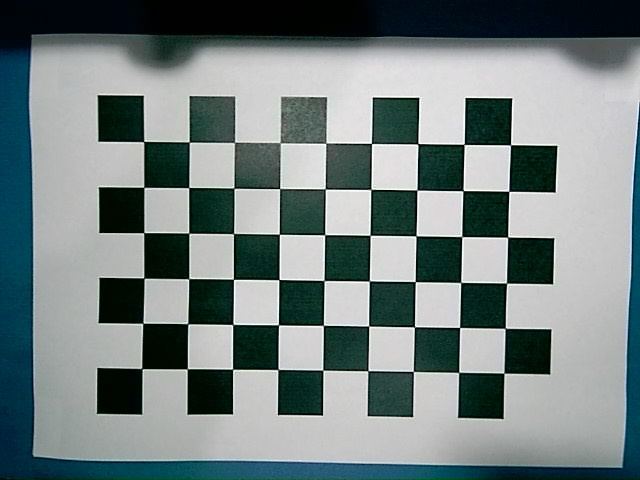
#> input picture camera calibration/img1.jpg, 640 x 480 px
$ python camera_correction2.py
#> lines starting #> are read from the running program, lines starting #| are printed output that depends on the picture; after the words box and inside, x2 and y2 are one past the last pixel; in counts of white or black regions, pixels touching at a corner belong together
import cv2
import numpy as np
import glob

# 找棋盘格角点标定并且写入文件
# 设置寻找亚像素角点的参数，采用的停止准则是最大循环次数30和最大误差容限0.001
criteria = (cv2.TERM_CRITERIA_EPS + cv2.TERM_CRITERIA_MAX_ITER, 30, 0.001)  # 阈值
# 棋盘格模板规格
w = 9   # 10 - 1
h = 6   # 7  - 1
# 世界坐标系中的棋盘格点,例如(0,0,0), (1,0,0), (2,0,0) ....,(8,5,0)，去掉Z坐标，记为二维矩阵
objp = np.zeros((w*h, 3), np.float32)
objp[:, :2] = np.mgrid[0:w, 0:h].T.reshape(-1, 2)
objp = objp * 21  # 棋盘方块边长21 mm

# 储存棋盘格角点的世界坐标和图像坐标对
objpoints = []  # 在世界坐标系中的三维点
imgpoints = []  # 在图像平面的二维点

images = glob.glob('./*.jpg')  # 拍摄的十几张棋盘图片所在目录

i = 1
for fname in images:
    img = cv2.imread(fname)
#> img is the input picture: shape (480, 640, 3); mean B, G, R 128.4, 128.6, 116.3
    # 获取画面中心点
    h1, w1 = img.shape[0], img.shape[1]
#> h1 = 480; w1 = 640
    gray = cv2.cvtColor(img, cv2.COLOR_BGR2GRAY)
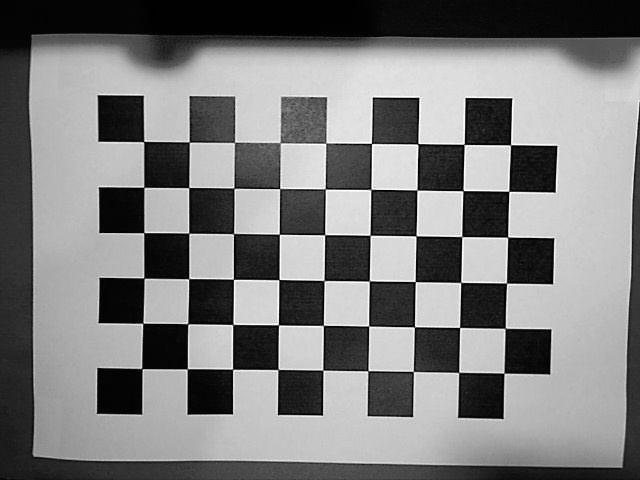
#> gray: shape (480, 640); min 0, max 255, mean 124.9
    u, v = img.shape[:2]
#> u = 480; v = 640
    print(u, v)
#| 480 640
    # 找到棋盘格角点
    ret, corners = cv2.findChessboardCorners(gray, (w, h), None)
#> ret = True; corners = 54 rows, first 8: [143.6, 141.5], [189.2, 142], [234.4, 142.4], [279.9, 142.8], [328, 144], [371.5, 143.5], [417.9, 143.6], [463.9, 144.3]
    # 如果找到足够点对，将其存储起来
    if ret == True:
        print("i:", i)
        i = i+1
        # 对检测到的角点作进一步的优化计算，可使角点的精度达到亚像素级别
        cv2.cornerSubPix(gray, corners, (11, 11), (-1, -1), criteria)
        objpoints.append(objp)
        imgpoints.append(corners)
        # 将角点在图像上显示
        cv2.drawChessboardCorners(img, (w, h), corners, ret)
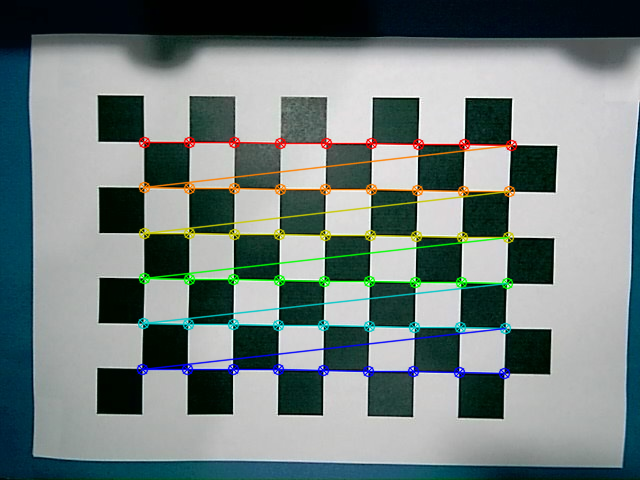
#> img: shape (480, 640, 3); 5.27% of pixels changed, all inside (x1, y1, x2, y2) = (136, 136, 518, 380)
        cv2.namedWindow('findCorners', cv2.WINDOW_NORMAL)
        cv2.resizeWindow('findCorners', 640, 480)
        cv2.imshow('findCorners', img)
        cv2.waitKey(200)
#> pass 2 of the loop `for fname in images:`:
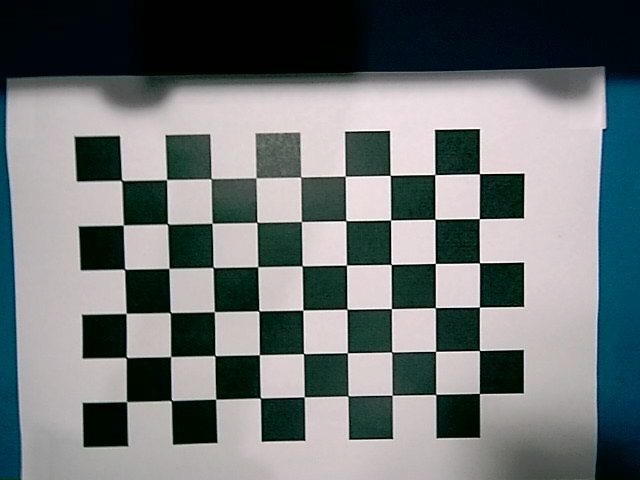
#> input picture camera calibration/img10.jpg, 640 x 480 px
#> img is the input picture: shape (480, 640, 3); mean B, G, R 117.8, 117, 110.6
#> `gray = cv2.cvtColor(img, cv2.COLOR_BGR2GRAY)`:
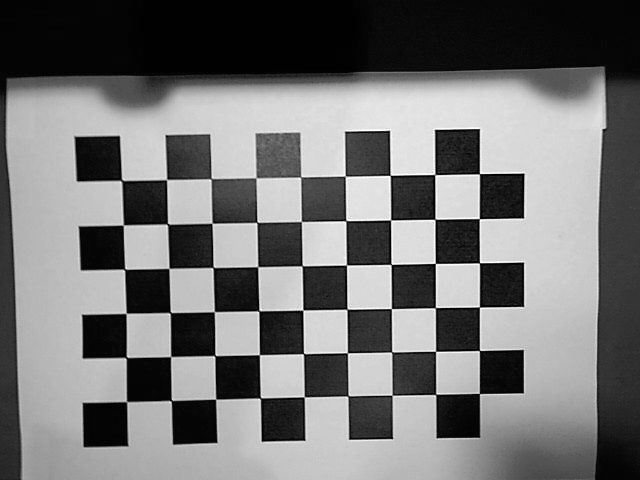
#> gray: shape (480, 640); min 0, max 255, mean 115.2
#| 480 640
#> corners = 54 rows, first 8: [121.5, 180.4], [166.6, 179.5], [211, 178.7], [255.9, 177.7], [300.8, 177], [345.2, 176], [390.3, 175.4], [434.9, 174.6]
#> `cv2.drawChessboardCorners(img, (w, h), corners, ret)`:
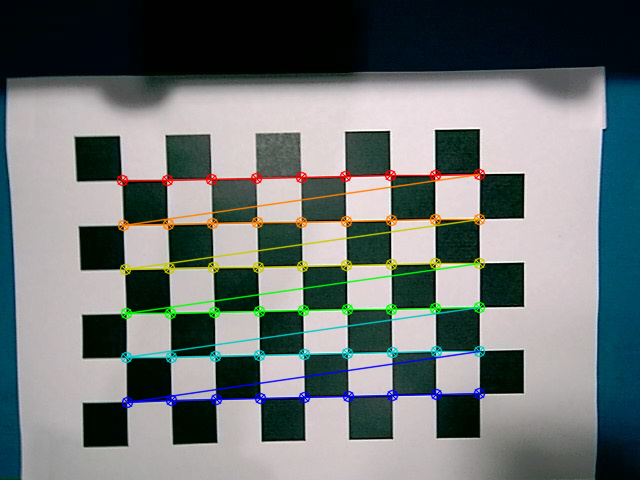
#> img: shape (480, 640, 3); 5.17% of pixels changed, all inside (x1, y1, x2, y2) = (116, 168, 486, 409)
#> pass 3 of the loop `for fname in images:`:
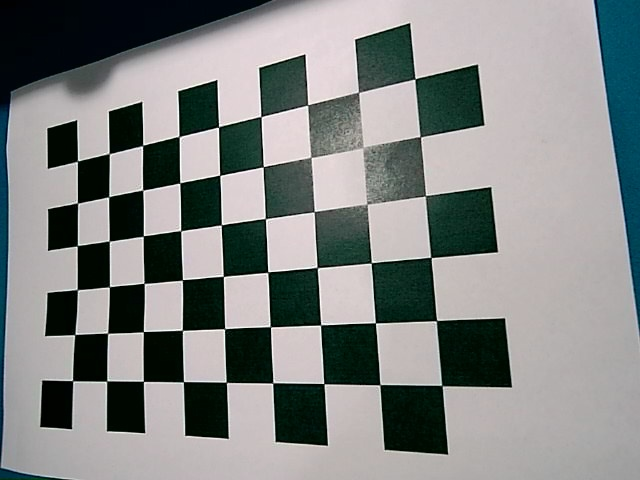
#> input picture camera calibration/img11.jpg, 640 x 480 px
#> img is the input picture: shape (480, 640, 3); mean B, G, R 132.1, 133.4, 130.4
#> `gray = cv2.cvtColor(img, cv2.COLOR_BGR2GRAY)`:
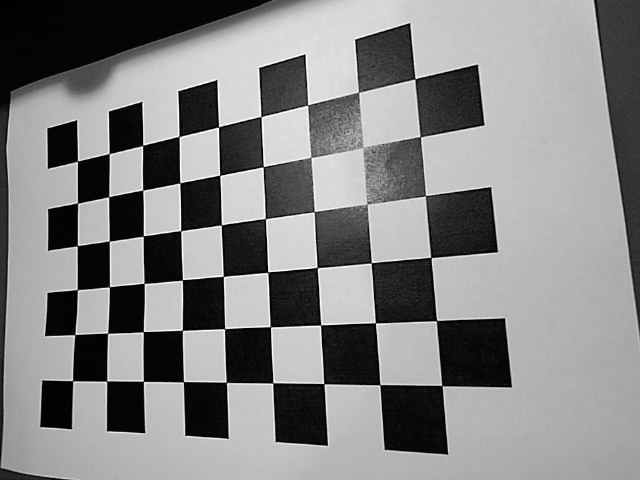
#> gray: shape (480, 640); min 0, max 255, mean 132.4
#| 480 640
#> corners = 54 rows, first 8: [77.67, 161], [109.3, 153.7], [142.7, 145.5], [178.9, 136.7], [218.4, 126.9], [261, 116.6], [307.5, 105], [358.4, 92.48]
#> `cv2.drawChessboardCorners(img, (w, h), corners, ret)`:
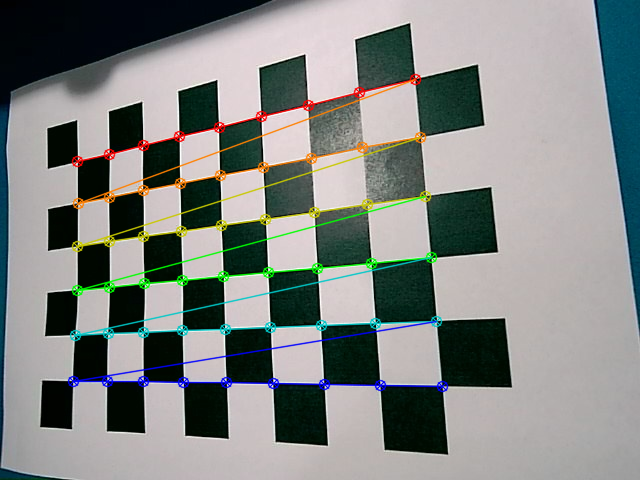
#> img: shape (480, 640, 3); 5.16% of pixels changed, all inside (x1, y1, x2, y2) = (67, 73, 449, 393)
#> the loop made 4 passes; the first 3 are shown
cv2.destroyAllWindows()
#  标定
print('正在计算')
ret, mtx, dist, rvecs, tvecs = \
    cv2.calibrateCamera(objpoints, imgpoints, gray.shape[::-1], None, None)
cv_file = cv2.FileStorage("E:/fyp/Python_FYP/img/camera.yaml", cv2.FILE_STORAGE_WRITE)
cv_file.write("camera_matrix", mtx)
cv_file.write("dist_coeff", dist)
# 请注意，*释放*不会关闭（）FileStorage对象

cv_file.release()

print("ret:", ret)
print("mtx:\n", mtx)      # 内参数矩阵
print("dist畸变值:\n", dist)   # 畸变系数   distortion cofficients = (k_1,k_2,p_1,p_2,k_3)
print("rvecs旋转（向量）外参:\n", rvecs)   # 旋转向量  # 外参数
print("tvecs平移（向量）外参:\n", tvecs)  # 平移向量  # 外参数
newcameramtx, roi = cv2.getOptimalNewCameraMatrix(mtx, dist, (u, v), 0, (u, v))
print('newcameramtx外参', newcameramtx)
camera = cv2.VideoCapture(0)

while True:
    (grabbed, frame) = camera.read()
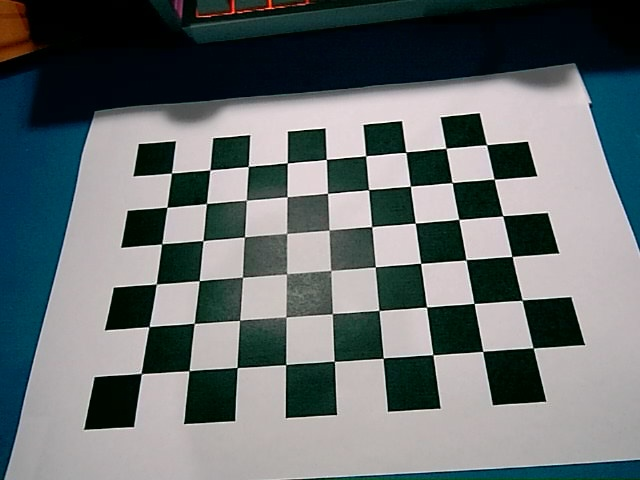
#> input picture camera calibration/img13.jpg, 640 x 480 px, given in place of the camera
#> frame is the input picture: shape (480, 640, 3); mean B, G, R 111.9, 110.9, 103.6
    h1, w1 = frame.shape[:2]
    # 打开标定文件
    cv_file = cv2.FileStorage("E:/fyp/Python_FYP/img/camera.yaml", cv2.FILE_STORAGE_READ)
    camera_matrix = cv_file.getNode("camera_matrix").mat()
    dist_matrix = cv_file.getNode("dist_coeff").mat()
    cv_file.release()

    newcameramtx, roi = cv2.getOptimalNewCameraMatrix(camera_matrix, dist_matrix, (u, v), 0, (u, v))
    # 纠正畸变
    dst1 = cv2.undistort(frame, camera_matrix, dist_matrix, None, newcameramtx)
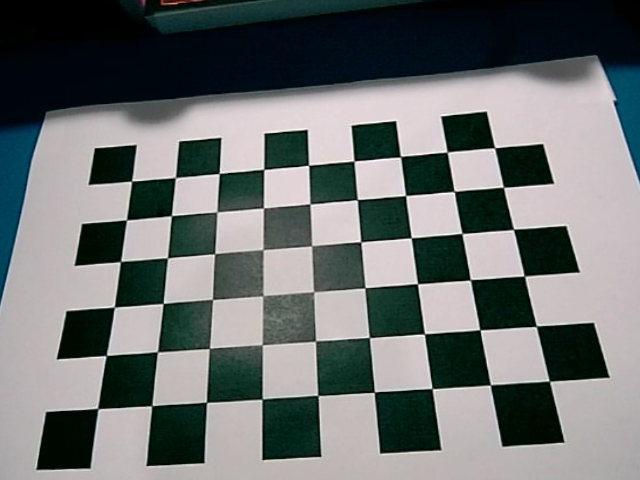
#> dst1: shape (480, 640, 3); mean B, G, R 112.4, 113.1, 108.6
    mapx, mapy = cv2.initUndistortRectifyMap(camera_matrix, dist_matrix, None, newcameramtx, (w1, h1), 5)
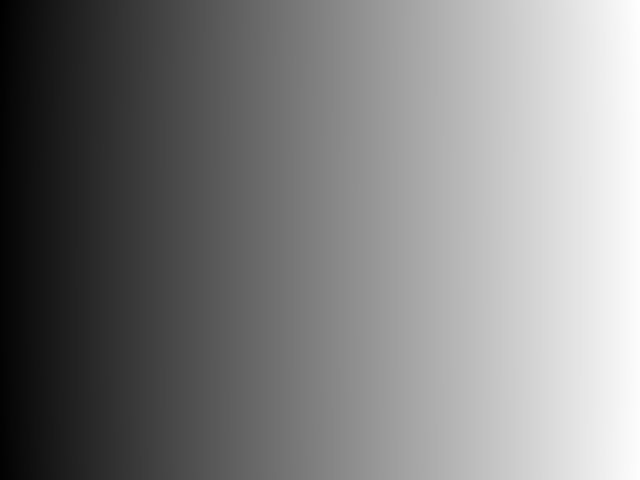
#> mapx: shape (480, 640) float32; min 44.78, max 616.2, mean 334.3; drawn with min black and max white
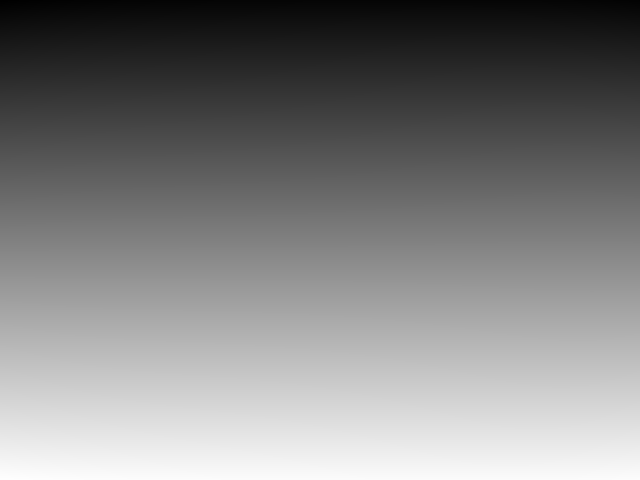
#> mapy: shape (480, 640) float32; min 5.2, max 439.9, mean 224.4; drawn with min black and max white
    dst2 = cv2.remap(frame, mapx, mapy, cv2.INTER_LINEAR)


    # 裁剪图像，输出纠正畸变以后的图片
    x, y, w1, h1 = roi
    dst1 = dst1[y:y + h1, x:x + w1]
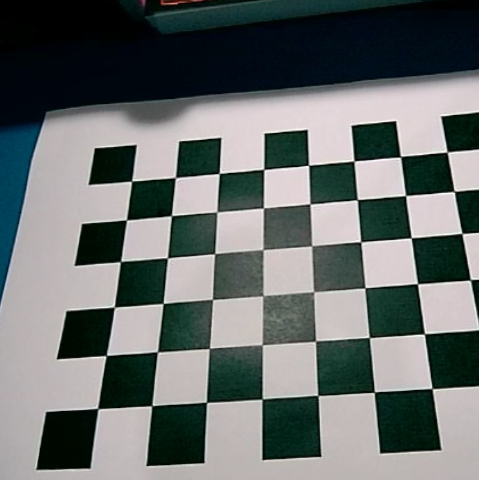
#> dst1: shape (480, 479, 3); mean B, G, R 108.1, 109.2, 103.6

    cv2.imshow('dst1', dst1)
    if cv2.waitKey(1) & 0xFF == ord('q'):  # 按q保存一张图片
#> (key q is pressed here)
        cv2.imwrite("E:/fyp/Python_FYP/img/frame.jpg", dst1)
        break

camera.release()
cv2.destroyAllWindows()
